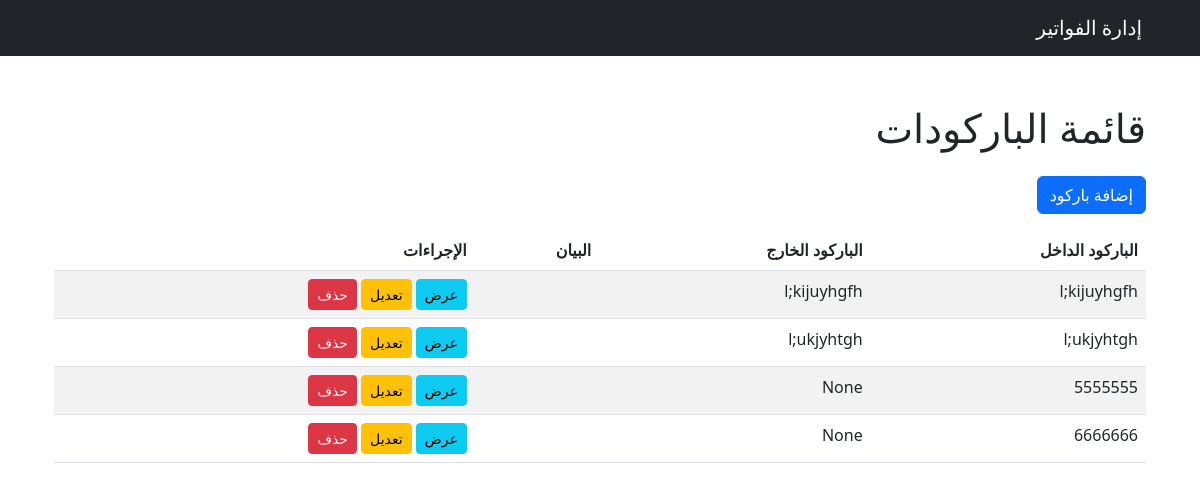
/invoice/barcode/, run on an earlier commit of the app's database.
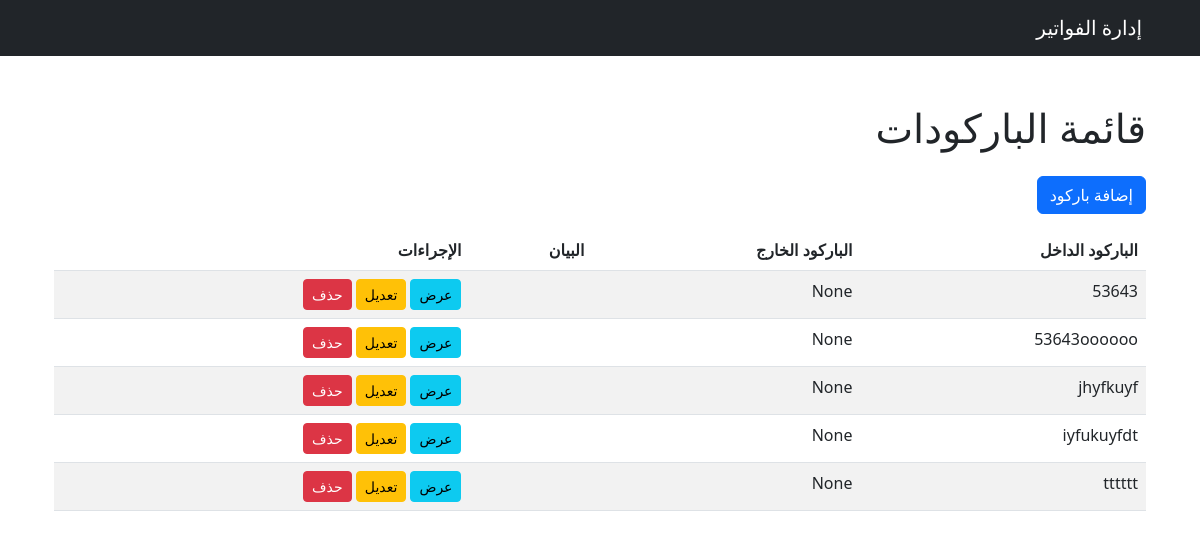
And on a later commit of the database.
### invoice/models.py (models this page shows, shortened)
class Barcode(models.Model):
    barcode_in = models.CharField(max_length=255, unique=True, verbose_name=_("الباركود الداخل"))
    barcode_out = models.CharField(max_length=255, unique=True, blank=True, null=True, verbose_name=_("الباركود الخارج"))
    suffix = models.CharField(max_length=10, blank=True, null=True, verbose_name=_("اللاحقة"))
    notes = models.TextField(blank=True, verbose_name=_("ملاحظات"))
    uniqueId = models.CharField(max_length=100, unique=True, blank=True, null=True, verbose_name=_("الرقم المسلسل"))
    slug = models.SlugField(max_length=225, unique=True, blank=True, null=True)
    date_created = models.DateTimeField(auto_now_add=True, verbose_name=_("تاريخ الإنشاء"))
    last_updated = models.DateTimeField(auto_now=True, verbose_name=_("آخر تحديث"))
    class Meta:
        verbose_name = _('باركود')
        verbose_name_plural = _('الباركودات')

### invoice/views.py (the view)
# urls.py: path('barcode/', barcodeListView.as_view(), name='barcode_list'),
class barcodeListView(ListView):
    model = Barcode
    template_name = 'barcode/barcode_list.html'
    context_object_name = 'barcode'

### templates/barcode/barcode_list.html
{% extends 'base.html' %}
{% block content %}
<div class="container mt-5">
    <h1 class="mb-4">قائمة الباركودات </h1>
    <a href="{% url 'barcode_create' %}" class="btn btn-primary mb-3">إضافة باركود </a>
    <table class="table table-striped">
        <thead>
            <tr>
                <th>الباركود الداخل </th>
                <th>الباركود الخارج </th>
                <th>البيان</th>
                <th>الإجراءات</th>
            </tr>
        </thead>
        <tbody>
            {% for barcode in barcode %}
                <tr>
                    <td>{{ barcode.barcode_in }}</td>
                    <td>{{ barcode.barcode_out }}</td>
                    <td>{{ barcode.notes }}</td>
                    <td>
                        <a href="{% url 'barcode_detail' barcode.pk %}" class="btn btn-info btn-sm">عرض</a>
                        <a href="{% url 'barcode_update' barcode.pk %}" class="btn btn-warning btn-sm">تعديل</a>
                        <a href="{% url 'barcode_delete' barcode.pk %}" class="btn btn-danger btn-sm">حذف</a>
                    </td>
                </tr>
            {% endfor %}
        </tbody>
    </table>
</div>
{% endblock %}

### templates/base.html (shortened to what this page needs)
<!DOCTYPE html>
<html lang="ar" dir="rtl">
<head>
    <link href="https://cdn.jsdelivr.net/npm/bootstrap@5.3.0/dist/css/bootstrap.min.css" rel="stylesheet">
    <link href="https://cdnjs.cloudflare.com/ajax/libs/font-awesome/6.0.0-beta3/css/all.min.css" rel="stylesheet">
</head>
<body>
    <nav class="navbar navbar-expand-lg navbar-dark bg-dark">
        <div class="container">
            <a class="navbar-brand" href="{% url 'home' %}">إدارة الفواتير</a>
        </div>
    </nav>
    <div class="container mt-4">
        {% block content %}{% endblock %}
    </div>
</body>
</html>

What changed in the data, as far as the page shows it:
removed Barcode: barcode_in "l;kijuyhgfh", barcode_out "l;kijuyhgfh"
removed Barcode: barcode_in "l;ukjyhtgh", barcode_out "l;ukjyhtgh"
removed Barcode: barcode_in "5555555", barcode_out "None"
removed Barcode: barcode_in "6666666", barcode_out "None"
added Barcode: barcode_in "53643", barcode_out "None"
added Barcode: barcode_in "53643oooooo", barcode_out "None"
added Barcode: barcode_in "jhyfkuyf", barcode_out "None"
added Barcode: barcode_in "iyfukuyfdt", barcode_out "None"
added Barcode: barcode_in "tttttt", barcode_out "None"
